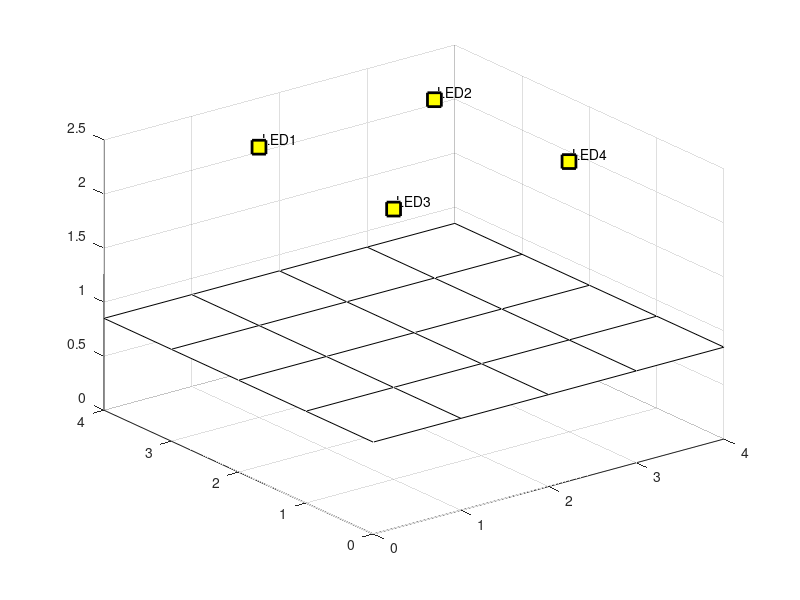

The MATLAB script that drew this image: (Note: this script raises an error after producing the figure.)
clc
close all
clear all
%% Room configuration
room.length = 4;
room.width = 4;
room.height = 2.5;

%% LEDs scenario configuration
%% configuration 1
% led.position_x = [1.25, 3.75];
% led.position_y = [1.25, 3.75]';
% led.position_z = 3;

% led.position_matrix_x = [1.25,3.75;1.25,3.75];
% led.position_matrix_y = [3.75,3.75;1.25,1.25];

led.position_x = [1,3,1,3];
led.position_y = [3,3,1,1];

% led.position_x = [0.5,0.5,1.5,1.5];
% led.position_y = [0.5,1.5,0.5,1.5];
%%
theta = 70;     % semi-angle at half power
%m = log10(2)/log10(cosd(theta));    %Lambertian order of emission
m = 20;
Adet = 1e-4;    %detector physical area of a PD
global P_LED;

%% receiver configuration, point, or plane, or objects
% receiver plan
space = 0.25;
[X, Y] = meshgrid(0:space:room.length, 0:space:room.width);
[r,c] = size(X);
receiver_height = 0.85;

Ts=1; %gain of an optical filter; ignore if no filter is used 
index=1.5; %refractive index of a lens at a PD; ignore if no lens is used
FOV=85*pi/180; %FOV of a receiver
G_Con=(index^2)/sin(FOV); %gain of an optical concentrator


%% Figure room
% axis([0 5 0 3]);

[XX,YY,ZZ] = meshgrid(0:room.length);
V = XX.*exp(-XX.^2-YY.^2-ZZ.^2);
xslice = [];%0.8;   
yslice = [];
zslice = receiver_height;
figure('Color','w')
slice(XX,YY,ZZ,V,xslice,yslice,zslice,'nearest');colormap white;
axis([0 room.length 0 room.width 0 room.height]);
hold on
%figure('Color','w')
led.position_z = [room.height,room.height,room.height,room.height];
plot3(led.position_x,led.position_y,led.position_z,'gs',...
    'LineWidth',2,...
    'MarkerSize',10,...
    'MarkerEdgeColor','k',...
    'MarkerFaceColor','y');
%axis([0 room.length 0 room.width 0 room.height]);
grid on
LEDs={'LED1','LED2','LED3','LED4'};
text(led.position_x+0.15,led.position_y+0.15,led.position_z,LEDs);
% hold on
% plot3(X(9,9),Y(9,9),receiver_height,'gs',...
%     'LineWidth',2,...
%     'MarkerSize',10,...
%     'MarkerEdgeColor','k',...
%     'MarkerFaceColor','g');
% PD={'receiver'};
% text(X(9,9)+0.3,Y(9,9)+0.3,receiver_height,PD);
hold off

%% ================   signal generation  ==================================
%% ========         Channel Definition   ==================================
% Create a LED model based on a low-pass filter.
% Indicate the signal bandwidth and measured LED cutoff frequency.
signalBandwidth = 20*10^6;
ledCutoffFrequecy = 3.5*10^6;

% x = ledCutoffFrequecy/signalBandwidth;

ledFilterOrder = 31;
t = 0:ledFilterOrder;
led_filter = exp(-2*pi*(ledCutoffFrequecy/(8*10^6))*t');
led_filter = led_filter/sum(led_filter);
% fvtool(led_filter,1);

%% Initialize the transceiver
% Create a QAM modulator System object(TM) and set the modulation order to
% 16.
numberOfSubcarrier = 4;
baseOversampling = 5;
if numberOfSubcarrier == 1
    %     M = 64; % ori
    M = 16;
    M_psk = 2;
    numSamplesPerSymbol = baseOversampling*numberOfSubcarrier; % numSamplesPerSymbol = up-sampling factor ns
elseif numberOfSubcarrier == 2
    M = [16 4];
    M_psk = [2 2];
    numSamplesPerSymbol = baseOversampling*numberOfSubcarrier;
elseif numberOfSubcarrier == 3
    M = [16 16 4];
    M_psk = [2 2 2];
    numSamplesPerSymbol = baseOversampling*numberOfSubcarrier;
elseif numberOfSubcarrier == 4
    %M = [128 64 32 4];
    M = [128 64 32 4];
    M_psk = [2 2 2 2];
    numSamplesPerSymbol = baseOversampling*numberOfSubcarrier;
elseif numberOfSubcarrier == 5
    %M = [128 64 32 4];
    M = [128 64 32 4];
    M_psk = [2 2 2 2 2];
    numSamplesPerSymbol = baseOversampling*numberOfSubcarrier;
elseif numberOfSubcarrier == 8
    M = [32 16 4 16 16 16 4 4];
    numSamplesPerSymbol = baseOversampling*numberOfSubcarrier;
elseif numberOfSubcarrier == 10
    M = [128 64 32 16 4 4 4 4 2 2];
    numSamplesPerSymbol = baseOversampling*numberOfSubcarrier;
elseif numberOfSubcarrier == 20
    M = [256 256 128 128 128 64 64 64 64 32 32 16 16 16 4 4 4 4 4 2];
    % M = [64 64 64 64 64 64 64 64 64 64 64 64 64 64 64 64 64 64 64 64];
    numSamplesPerSymbol = baseOversampling*numberOfSubcarrier;
end
%k = log2(M);
k = log2(M_psk);
n = 6000;
E_bN_0=20;   % Define range of Eb/N0 for calculations
SNR = E_bN_0 + 10*log10(log2(2)); %Conversion into SNR
%SNR = 30;
% % % IQ Imbalance compensator
% % hIQComp = comm.IQImbalanceCompensator('StepSizeSource','Input port', ...
% %             'CoefficientOutputPort',true);
% % stepSize = 1e-5;

%% Define the Raised Cosine Filter for CAP modulation
rolloff = 0.5; %0.9;
span = 10; % I/Q filters length
delay = span;
filterTaps = span*numSamplesPerSymbol+1;

%% Generate Data
% Create a column vector of M-ary random integer symbols.
data = zeros(n/numberOfSubcarrier,numberOfSubcarrier);
modData = zeros(n/numberOfSubcarrier,numberOfSubcarrier);
txSignal = zeros((n/numberOfSubcarrier)*numSamplesPerSymbol,numberOfSubcarrier);
txSignalPe = zeros((n/numberOfSubcarrier)*numSamplesPerSymbol,numberOfSubcarrier);
I_filter = zeros(numberOfSubcarrier,filterTaps);
Q_filter = zeros(numberOfSubcarrier,filterTaps);
inphaseGain = zeros(numberOfSubcarrier);
quadGain = zeros(numberOfSubcarrier,1);


for i = 1:numberOfSubcarrier
    
    %% Create data for each subcarrier
    %     rng(i);
    %     if i==1
    %         data_pre(:,i) = randi([0 M(i)-1],(n/numberOfSubcarrier)-10,1);
    %     elseif i==2
    %         %data_pre(:,i) = zeros((n/numberOfSubcarrier)-10,1);
    %         data_pre(:,i) = randi([0 M(i)-1],(n/numberOfSubcarrier)-10,1);
    %     elseif i==3
    %         %data_pre(:,i) = zeros((n/numberOfSubcarrier)-10,1);
    %         data_pre(:,i) = randi([0 M(i)-1],(n/numberOfSubcarrier)-10,1);
    %     elseif i==4
    %         data_pre(:,i) = randi([0 M(i)-1],(n/numberOfSubcarrier)-10,1);
    %     end
    %     SF = ones(10,1);
    %     data(:,i) = vertcat(SF,data_pre(:,i));
    
    % rng(i);
    if i==1
        data_pre(:,i) = randi([0 M_psk(i)-1],(n/numberOfSubcarrier),1);
    elseif i==2
        %data_pre(:,i) = ones((n/numberOfSubcarrier),1);
        data_pre(:,i) = randi([0 M_psk(i)-1],(n/numberOfSubcarrier),1);
    elseif i==3
        %data_pre(:,i) = ones((n/numberOfSubcarrier),1);
        data_pre(:,i) = randi([0 M_psk(i)-1],(n/numberOfSubcarrier),1);
    elseif i==4
        data_pre(:,i) = randi([0 M_psk(i)-1],(n/numberOfSubcarrier),1);
    elseif i==5
        data_pre(:,i) = randi([0 M_psk(i)-1],(n/numberOfSubcarrier),1);
    end
    
    data(:,i) = data_pre(:,i);
    
    
    %% CAP modulation
    
    %modData(:,i) = qammod(data(:,i),M(i));
    modData(:,i) = pskmod(data(:,i),M_psk(i));
    [I_filter(i,:),Q_filter(i,:),inphaseGain(i),quadGain(i)] = capcosinefilter(rolloff,span,numSamplesPerSymbol,i);
    [txSignal(:,i)] = capmod(modData(:,i),numSamplesPerSymbol,I_filter(i,:),Q_filter(i,:));
    
end


if numberOfSubcarrier == 1
    snr_sc(1) = 26;
    for i = 1:numberOfSubcarrier
        txSignal(:,i) = awgn(txSignal(:,i), snr_sc(i), 'measured');
    end
    
elseif numberOfSubcarrier == 10
    snr_sc(1) = 23;
    snr_sc(2) = 17;
    snr_sc(3) = 13;
    snr_sc(4) = 12;
    snr_sc(5) = 8;
    snr_sc(6) = 7;
    snr_sc(7) = 6;
    snr_sc(8) = 3;
    snr_sc(9) = 2;
    snr_sc(10) = 0;
    for i = 1:numberOfSubcarrier
        txSignal(:,i) = awgn(txSignal(:,i), snr_sc(i), 'measured');
    end
elseif numberOfSubcarrier == 20
    snr_sc(1) = 35;%
    snr_sc(2) = 33;
    snr_sc(3) = 32;%
    snr_sc(4) = 31;
    snr_sc(5) = 29;%
    snr_sc(6) = 26;
    snr_sc(7) = 24;%
    snr_sc(8) = 23;
    snr_sc(9) = 21;%
    snr_sc(10) = 19;
    snr_sc(11) = 17;%
    snr_sc(12) = 14;
    snr_sc(13) = 11;%
    snr_sc(14) = 9;
    snr_sc(15) = 7;%
    snr_sc(16) = 7;
    snr_sc(17) = 6;%
    snr_sc(18) = 6;
    snr_sc(19) = 5;%
    snr_sc(20) = 5;
    for i = 1:numberOfSubcarrier
        txSignal(:,i) = awgn(txSignal(:,i), snr_sc(i), 'measured');
    end
    % elseif numberOfSubcarrier == 4
    %     snr_sc(1) = 35;
    %     snr_sc(2) = 26;
    %     snr_sc(3) = 17;
    %     snr_sc(4) = 7;
    %     for i = 1:numberOfSubcarrier
    %         txSignal(:,i) = awgn(txSignal(:,i), snr_sc(i), 'measured');
    %     end
end

%% Transmitted Signal
txSignal = txSignal';
if numberOfSubcarrier > 1
    tx = sum(txSignal);
else
    tx = txSignal';
end

%% Calculate Spectrum of transmitted signal
Fs = signalBandwidth;       % Sampling frequency
T = 1/Fs;               % Sampling period
L = length(tx);         % Length of signal
time = (0:L-1)*T;       % Time vector

nfft = 256;
[pxx, freq] = pwelch(tx(1,:),hanning(nfft),nfft/2,nfft,Fs);
%P_LED = [pxx(7),pxx(20),pxx(33),pxx(46)];
P_LED = [pxx(14),pxx(40),pxx(66),pxx(72)];
figure(3);
set(gca,'Color','w');
plot(freq,smooth(10*log10(pxx)),'linewidth',1.2);
grid on
title('PSD of transmitted signal')
xlabel('Frequency (Hz)')
ylabel('Power/Frequency (dB/Hz)')
% xlim([0 10*1E6])
% ylim([-150 -40])

%% LED coverage
radius = tand(theta)*(room.height-receiver_height);

%%%%%%%%%%%%%%%%%%%%% Plot coverage %%%%%%%%%%%%%%%%%%%%%%%%%%%

figure('Color','w');
rectangle('Position',[0,0,room.length,room.width],'FaceColor',[0.85 0.85 0.85],'EdgeColor','b',...
    'LineWidth',3);%  [x,y,w,h] 给定起点[x,y]  矩形宽w高h
hold on

plot(led.position_x,led.position_y,'gs',...
    'LineWidth',2,...
    'MarkerSize',10,...
    'MarkerEdgeColor','k',...
    'MarkerFaceColor','y');
LEDs={'LED1','LED2','LED3','LED4'};
text(led.position_x(1,:)+0.15,led.position_y(1,:),LEDs);
hold on

[X1,Y1]=circle([led.position_x(1),led.position_y(1)],radius,150);
plot(X1,Y1,'+')
xlabel('Length of surface [m]')
ylabel('Breadth of surface [m]')
title('Top view of LED light coverage')
hold on

[X1,Y1]=circle([led.position_x(2),led.position_y(2)],radius,150);
plot(X1,Y1,'+')
hold on

[X1,Y1]=circle([led.position_x(3),led.position_y(3)],radius,150);
plot(X1,Y1,'+')
hold on

[X1,Y1]=circle([led.position_x(4),led.position_y(4)],radius,150);
plot(X1,Y1,'+')
hold off
legend('LEDs')

%%%%%%%%%%%%%%%%%%%%% End Circle %%%%%%%%%%%%%%%%%%%%%%%%%%%


%% Calculate Pr for each LED
nLED = 4;

Pt = P_LED;
Pr = zeros(r,c,nLED);
Hlos_fromEachLed = zeros(r,c,nLED);
Pr_led1 = zeros(r,c);
Pr_led2 = zeros(r,c);
Pr_led3 = zeros(r,c);
Pr_led4 = zeros(r,c);
Hlos_led1 = zeros(r,c);
Hlos_led2 = zeros(r,c);
Hlos_led3 = zeros(r,c);
Hlos_led4 = zeros(r,c);
locx = zeros(r,c);
locy = zeros(r,c);
locz = zeros(r,c);
error = zeros(r,c);

for i = 1:r
    for j = 1:c
        for index_led = 1:nLED
            d = sqrt((X(i,j)-led.position_x(index_led))^2 + (Y(i,j)-led.position_y(index_led))^2 + (receiver_height-room.height)^2);
            cosphi = (room.height-receiver_height)/d;
            
            Hlos = (m+1)*Adet*cosphi^(m+1)/(2*pi*d^2);
            Hlos_fromEachLed(i,j,index_led) = Hlos;
            %Pr(i,j,index_led) = Pt(index_led)*Pr_LED(index_led)*Hlos;
        end

        Hlos_led1(i,j) = Hlos_fromEachLed(i,j,1);
        Hlos_led2(i,j) = Hlos_fromEachLed(i,j,2);
        Hlos_led3(i,j) = Hlos_fromEachLed(i,j,3);
        Hlos_led4(i,j) = Hlos_fromEachLed(i,j,4);
        %   method 1
%         channel(:,1) = conv(led_filter,Hlos_led1(i,j)*Ts*G_Con);
%         channel(:,2) = conv(led_filter,Hlos_led2(i,j)*Ts*G_Con);
%         channel(:,3) = conv(led_filter,Hlos_led3(i,j)*Ts*G_Con);
%         channel(:,4) = conv(led_filter,Hlos_led4(i,j)*Ts*G_Con);
%         
%         rxSignal(1,:) = filter(1,channel(:,1),txSignal(1,:));
%         rxSignal(2,:) = filter(1,channel(:,2),txSignal(2,:));
%         rxSignal(3,:) = filter(1,channel(:,3),txSignal(3,:));
%         rxSignal(4,:) = filter(1,channel(:,4),txSignal(4,:));
        % =================================================================
        %   method 2
        rxSignal(1,:) = conv(led_filter,txSignal(1,:));
        rxSignal(2,:) = conv(led_filter,txSignal(2,:));
        rxSignal(3,:) = conv(led_filter,txSignal(3,:));
        rxSignal(4,:) = conv(led_filter,txSignal(4,:));
        % =================================================================
        
        rx = sum(rxSignal);
        %rx = rx.*Ts.*G_Con;
        rx = awgn(rx, SNR, 'measured');
        %figure(2);
        [pxxRx, freq] = pwelch(rx,hanning(nfft),nfft/2,nfft,Fs);
        pxxRx_temps(i,j,:) = pxxRx;
        %plot(freq,smooth(10*log10(pxx2)),'*-','linewidth',1.2);
        %Pr(i,j,:) = [pxxRx(7),pxxRx(20),pxxRx(33),pxxRx(46)];
        Pr(i,j,:) = [pxxRx(14),pxxRx(40),pxxRx(66),pxxRx(96)];
        %   method 1
%         Pr_led1(i,j) = Pr(i,j,1);
%         Pr_led2(i,j) = Pr(i,j,2);
%         Pr_led3(i,j) = Pr(i,j,3);
%         Pr_led4(i,j) = Pr(i,j,4);
        
        % =================================================================
        %   method 2
        Pr_led1(i,j) = Pr(i,j,1)*Hlos_led1(i,j)*Ts*G_Con;
        Pr_led2(i,j) = Pr(i,j,2)*Hlos_led2(i,j)*Ts*G_Con;
        Pr_led3(i,j) = Pr(i,j,3)*Hlos_led3(i,j)*Ts*G_Con;
        Pr_led4(i,j) = Pr(i,j,4)*Hlos_led4(i,j)*Ts*G_Con;
        
               
        [de_a, de_b, de_c, de_d] = D_estimated(Adet,m,Pr_led1(i,j), Pr_led2(i,j), Pr_led3(i,j),Pr_led4(i,j), [Pt(1),Pt(2),Pt(3),Pt(4)],(room.height-receiver_height));
        re_a = sqrt(de_a^2-(room.height-receiver_height)^2);
        re_b = sqrt(de_b^2-(room.height-receiver_height)^2);
        re_c = sqrt(de_c^2-(room.height-receiver_height)^2);
        re_d = sqrt(de_d^2-(room.height-receiver_height)^2);
        
        A = [led.position_x(2)-led.position_x(1),led.position_y(2)-led.position_y(1);...
            led.position_x(3)-led.position_x(1),led.position_y(3)-led.position_y(1);...
            led.position_x(4)-led.position_x(1),led.position_y(4)-led.position_y(1)];
        B = [1/2*((re_a)^2-(re_b)^2) + 1/2*(led.position_x(2)^2+led.position_y(2)^2) - 1/2*(led.position_x(1)^2+led.position_y(1)^2);...
            1/2*((re_a)^2-(re_c)^2) + 1/2*(led.position_x(3)^2+led.position_y(3)^2) - 1/2*(led.position_x(1)^2+led.position_y(1)^2);...
            1/2*((re_a)^2-(re_d)^2) + 1/2*(led.position_x(4)^2+led.position_y(4)^2) - 1/2*(led.position_x(1)^2+led.position_y(1)^2)];
        xe = pinv(A' * A) * A' * B;
        
        locx(i,j) = xe(1);
        locy(i,j) = xe(2);
        locz(i,j) = receiver_height;
        
        error(i,j) = sqrt((X(i,j) - locx(i,j))^2 + (Y(i,j) - locy(i,j))^2 + (receiver_height - locz(i,j))^2);
    end
end



array = Pr_led1;
x = 0;
y = 1;
% Normalize to [0, 1]:
m = min(min(array));
range = max(max(array)) - m;
array = (array - m) ./ range;

% Then scale to [x,y]:
range2 = y - x;
normalized = (array.*range2) + x;


figure('Color','w');
s = surf(X,Y,normalized);%mechc xy坐标平面上有条纹
s.FaceColor = 'flat';
title('The normalized RSS values for all points on the receiver plan')
colorbar;
%caxis([0 0.4]);
xlabel('X(m)');
ylabel('Y(m)');
%view(2);



figure('Color','w');
%set(gca,'Color','w');
s = mesh(X,Y,error);%mechc xy坐标平面上有条纹
s.FaceColor = 'flat';
title('error')
colorbar;
%caxis([0 0.4]);
xlabel('X(m)');
ylabel('Y(m)');
%view(2);

figure('Color','w')
plot(X,Y,'bo',locx,locy,'*r','LineWidth',1.5);

figure('color','w');
stem3(X, Y, error,'filled','Color','k','LineWidth',1.5)
title('PE values at different points for the SNR of 20 dB')
xlabel('X(m)');
ylabel('Y(m)');
zlabel('PE(m)');

figure('color','w');
h0 = cdfplot(error(:).*100);%hold on
%h1 = cdfplot(error(2,:)*100);hold off
set(h0, 'color', 'g', 'LineStyle', '-.', 'LineWidth', 2);
%set(h1, 'color', 'b', 'LineStyle', '-.', 'LineWidth', 2);
%legend('SNR = 50dB','SNR = 55dB')
xlabel('Positioning Error (cm)');
ylabel('The CDF of the Positioning Error');

fprintf('SNR = %5.2f dB\n', SNR);
fprintf('Max error = %5.2f m\n', max(error(:)));
fprintf('Min error = %5.2f m\n', min(error(:)));
fprintf('Mean error = %5.2f m\n', mean(error(:)));
        

X_ind = 5;
Y_ind = 13;
pxxRx_led1 = pxxRx_temps(X_ind,Y_ind,:).*Hlos_led1(X_ind,Y_ind);
pxxRx_led2 = pxxRx_temps(X_ind,Y_ind,:).*Hlos_led2(X_ind,Y_ind);
pxxRx_led3 = pxxRx_temps(X_ind,Y_ind,:).*Hlos_led3(X_ind,Y_ind);
pxxRx_led4 = pxxRx_temps(X_ind,Y_ind,:).*Hlos_led4(X_ind,Y_ind);

pxxRx_leds = [pxxRx_led1(1,1:26),pxxRx_led2(1,27:52),pxxRx_led3(1,53:77),pxxRx_led4(1,78:end)];

figure
set(gca,'Color','w');
plot(freq,smooth(10*log10(pxxRx_leds)),'linewidth',1.2);
grid on
title('PSD of the received signal with E_b/N_0 = 20dB, receiver vertically below LED4')
xlabel('Frequency (Hz)')
ylabel('Power/Frequency (dB/Hz)')
